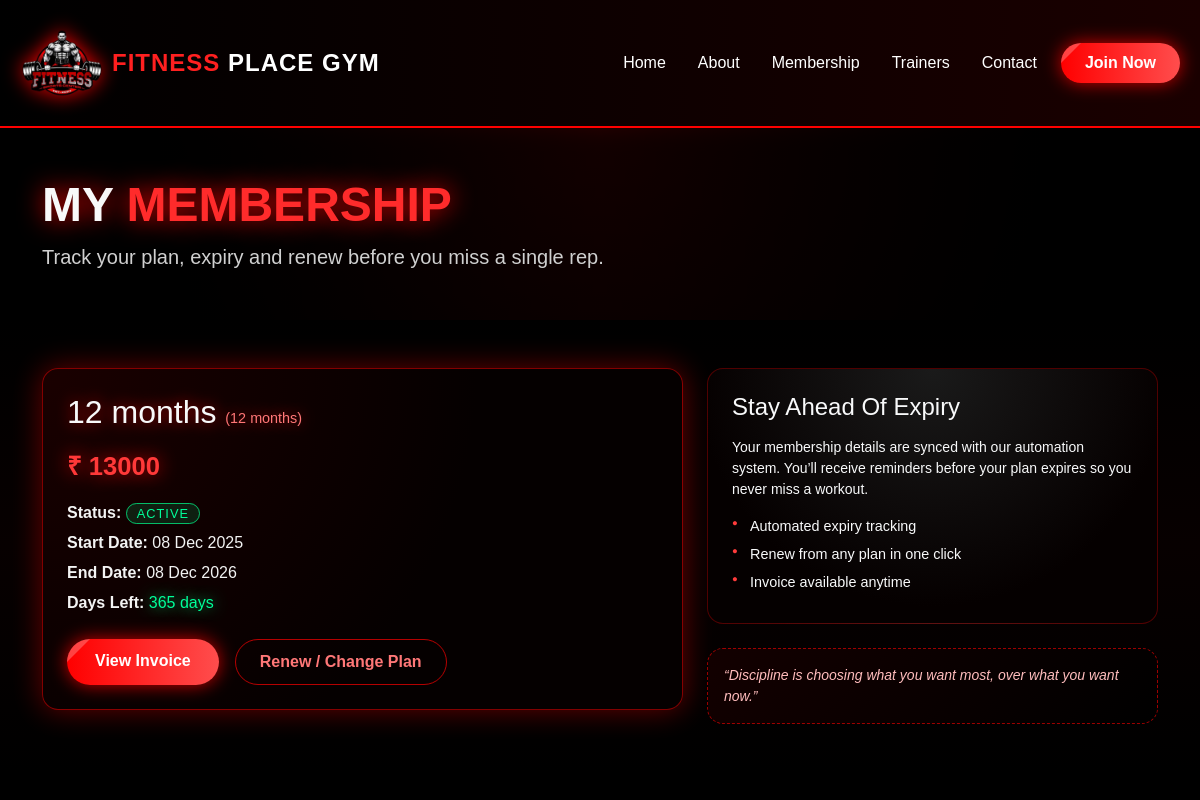
Page /my/membership/ (signed in) on the committed database.
### fitness/models.py (models this page shows, shortened)
class Membership(models.Model):
    STATUS_CHOICES = [
        ('pending', 'Pending'),
        ('active', 'Active'),
        ('expired', 'Expired'),
        ('cancelled', 'Cancelled'),
    ]
    user = models.ForeignKey(settings.AUTH_USER_MODEL, on_delete=models.CASCADE)
    plan = models.ForeignKey(Plan, on_delete=models.PROTECT)
    order_id = models.CharField(max_length=200, blank=True, null=True)
    payment_id = models.CharField(max_length=200, blank=True, null=True)
    status = models.CharField(max_length=20, choices=STATUS_CHOICES, default='pending')
    start_date = models.DateField(blank=True, null=True)
    end_date = models.DateField(blank=True, null=True)
    created_at = models.DateTimeField(auto_now_add=True)

class Plan(models.Model):
    name = models.CharField(max_length=100)
    price = models.IntegerField()
    duration = models.IntegerField(help_text="Duration in months")

### fitness/views.py (the view)
# urls.py: path('my/membership/', views.membership_dashboard, name='membership_dashboard'),
@login_required
def membership_dashboard(request):
    membership = Membership.objects.filter(
        user=request.user,
        status='active'
    ).order_by('-id').first()   # ⭐ FIXED HERE
    days_left = None
    if membership and membership.end_date:
        days_left = (membership.end_date - timezone.now().date()).days
    return render(request, "membership_dashboard.html", {
        "membership": membership,
        "days_left": days_left,
    })

### templates/membership_dashboard.html (shortened to what this page needs)
{% extends "base.html" %}
{% block body %}
<section class="membership-hero text-light">
  <div class="membership-hero-overlay"></div>
  <div class="container position-relative py-5">
    <h1 class="display-5 fw-bold text-uppercase mb-2 dash-title">
      My <span>Membership</span>
    </h1>
    <p class="lead mb-0 dash-sub">
      Track your plan, expiry and renew before you miss a single rep.
    </p>
  </div>
</section>
<section class="membership-section py-5 text-light">
  <div class="container">
    {% if membership %}
      <div class="row g-4">
        <div class="col-lg-7">
          <div class="plan-card p-4 rounded-4">
            <h2 class="mb-3 plan-title">
              {{ membership.plan.name }}
              <span class="plan-duration">({{ membership.plan.duration }} months)</span>
            </h2>
            <p class="plan-price mb-3">
              ₹ {{ membership.plan.price }}
            </p>
            <div class="plan-meta">
              <p>
                <strong>Status:</strong>
                <span class="status-pill status-{{ membership.status }}">
                  {{ membership.get_status_display }}
                </span>
              </p>
              <p>
                <strong>Start Date:</strong>
                {{ membership.start_date|date:"d M Y" }}
              </p>
              <p>
                <strong>End Date:</strong>
                {{ membership.end_date|date:"d M Y" }}
              </p>
              {% if days_left is not None %}
                <p>
                  <strong>Days Left:</strong>
                  <span class="days-left">
                    {{ days_left }} day{{ days_left|pluralize }}
                  </span>
                </p>
              {% endif %}
            </div>
            <div class="mt-4 d-flex flex-wrap gap-3">
              <a href="{% url 'generate_invoice' membership.id %}" class="btn btn-glow">
                View Invoice
              </a>
              <a href="{% url 'plans' %}" class="btn btn-outline-renew">
                Renew / Change Plan
              </a>
            </div>
          </div>
        </div>
        <div class="col-lg-5">
          <div class="info-card p-4 rounded-4">
            <h4 class="mb-3">Stay Ahead Of Expiry</h4>
            <p class="small mb-3">
              Your membership details are synced with our automation system.
              You’ll receive reminders before your plan expires so you never miss
              a workout.
            </p>
            <ul class="info-list">
              <li>Automated expiry tracking</li>
              <li>Renew from any plan in one click</li>
              <li>Invoice available anytime</li>
            </ul>
          </div>
          <div class="tip-card mt-4 p-3 rounded-4">
            <p class="small mb-0">
              “Discipline is choosing what you want most, over what you want now.”
            </p>
          </div>
        </div>
      </div>
    {% endif %}
  </div>
</section>
{% endblock body %}

### templates/base.html (style rules this page uses)
body { background-color: #000; margin: 0; padding: 0; font-family: 'Poppins', sans-serif; overflow-x: hidden; }
.btn-glow { background: linear-gradient(90deg, #ff0000, #ff4d4d); border: none; border-radius: 25px; box-shadow: 0 0 15px #ff0000; position: relative; overflow: hidden; color: #fff; font-weight: 600; transition: all 0.4s ease; }
.btn-glow::before { content: ""; position: absolute; top: 0; left: -100%; width: 100%; height: 100%; background: rgba(255, 255, 255, 0.3); transform: skewX(-45deg); transition: left 0.5s ease; }

### templates/membership_dashboard.html (style rules this page uses)
.membership-hero { position: relative; background: radial-gradient(circle at top, rgba(255,0,0,0.18), #000 70%); }
.membership-hero-overlay { position: absolute; inset: 0; background: linear-gradient(90deg, rgba(0,0,0,0.9), rgba(0,0,0,0.6), rgba(0,0,0,0.9)); }
.membership-hero .container { position: relative; z-index: 2; }
.dash-title { text-shadow: 0 0 25px rgba(255,0,0,0.9); }
.dash-title span { color: #ff2b2b; }
.dash-sub { color: #d0d0d0; }
.membership-section { background: linear-gradient(180deg,#000,#070000,#000); }
.plan-card { background: radial-gradient(circle at top left,#1a0000,#050000 60%); border: 1px solid rgba(255,0,0,0.5); box-shadow: 0 0 30px rgba(255,0,0,0.4); }
.plan-title { text-shadow: 0 0 15px rgba(255,0,0,0.7); }
.plan-duration { font-size: 0.9rem; color: #ff7777; }
.plan-price { font-size: 1.6rem; font-weight: 700; color: #ff3939; text-shadow: 0 0 18px rgba(255,0,0,0.8); }
.plan-meta p { margin-bottom: 6px; color: #f3f3f3; }
.status-pill { padding: 2px 10px; border-radius: 999px; font-size: 0.8rem; text-transform: uppercase; letter-spacing: 0.08em; }
.status-active { background: rgba(0,255,140,0.12); border: 1px solid rgba(0,255,140,0.7); color: #00ff9a; }
.days-left { color: #00ff9a; text-shadow: 0 0 14px rgba(0,255,140,0.7); }
.btn-glow { background: linear-gradient(90deg,#ff0000,#ff4d4d); border: none; border-radius: 30px; box-shadow: 0 0 18px rgba(255,0,0,0.8); color: #fff; font-weight: 600; padding: 10px 28px; transition: all 0.3s ease; position: relative; overflow: hidden; }
.btn-glow::before { content:""; position:absolute; top:0; left:-100%; width:100%; height:100%; background:rgba(255,255,255,0.25); transform:skewX(-45deg); transition:left 0.5s ease; }
.btn-outline-renew { border-radius: 30px; border:1px solid rgba(255,0,0,0.7); color:#ff7777; padding:10px 24px; background:transparent; font-weight:600; transition:all 0.3s ease; }
.info-card { background: radial-gradient(circle at top,#1a1a1a,#050000 70%); border:1px solid rgba(255,0,0,0.3); }
.info-list { list-style:none; padding-left:0; margin:0; }
.info-list li { font-size:0.9rem; margin-bottom:6px; position:relative; padding-left:18px; }
.info-list li::before { content:"●"; position:absolute; left:0; top:0; font-size:0.6rem; color:#ff3b3b; }
.tip-card { background:linear-gradient(135deg,#130000,#000); border:1px dashed rgba(255,0,0,0.6); color:#ffbcbc; font-style:italic; }

### rows in the picture
Membership: plan.name "12 months", plan.duration "12", plan.price "13000", status "ACTIVE", start_date "08 Dec 2025", end_date "08 Dec 2026"

### other values in the picture
{{ days_left }} "365"
